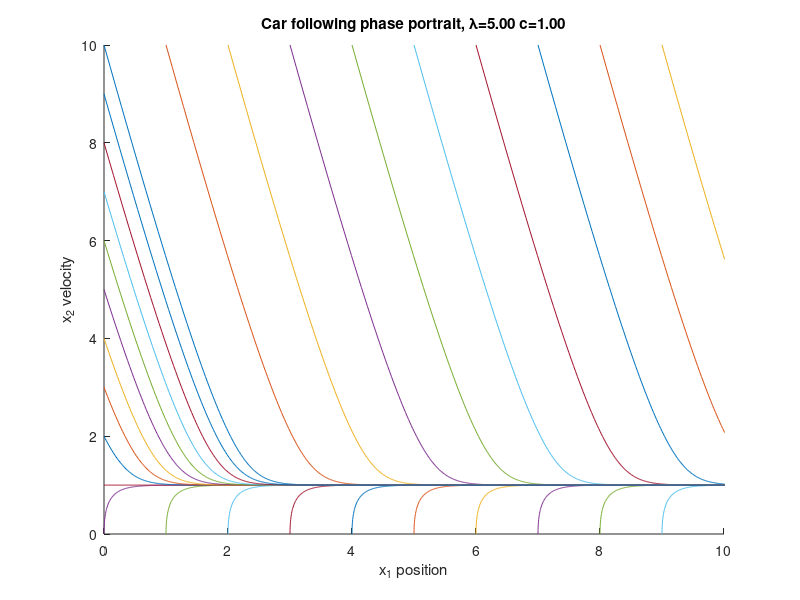

Here is the MATLAB script that generated this plot:
t = linspace(0,10,1000);
c = 1;
lambda = 5;
figure(1);
clf;
axis([0 10 0 10]);
hold on;
xlabel('x_1 position');
ylabel('x_2 velocity');
title(sprintf('Car following phase portrait, \\lambda=%.2f c=%.2f',lambda,c));
starts = [0 10; 1 10; 2 10; 3 10; 4 10; 5 10; 6 10; 7 10; 8 10; 9 10;...
    0 0; 1 0; 2 0; 3 0; 4 0; 5 0; 6 0; 7 0; 8 0; 9 0;...
    0 1; 0 2; 0 3; 0 4; 0 5; 0 6; 0 7; 0 8; 0 9];
for i = 1:29
    %[x1_0, x2_0] = ginput(1);
    x1_0 = starts(i,1);
    x2_0 = starts(i,2);
    B = x2_0 - c;
    A = x1_0 + B/lambda;
    x1 = c*t - exp(-lambda*t)*B/lambda + A;
    x2 = c + exp(-lambda*t)*B;
    plot(x1,x2);
end